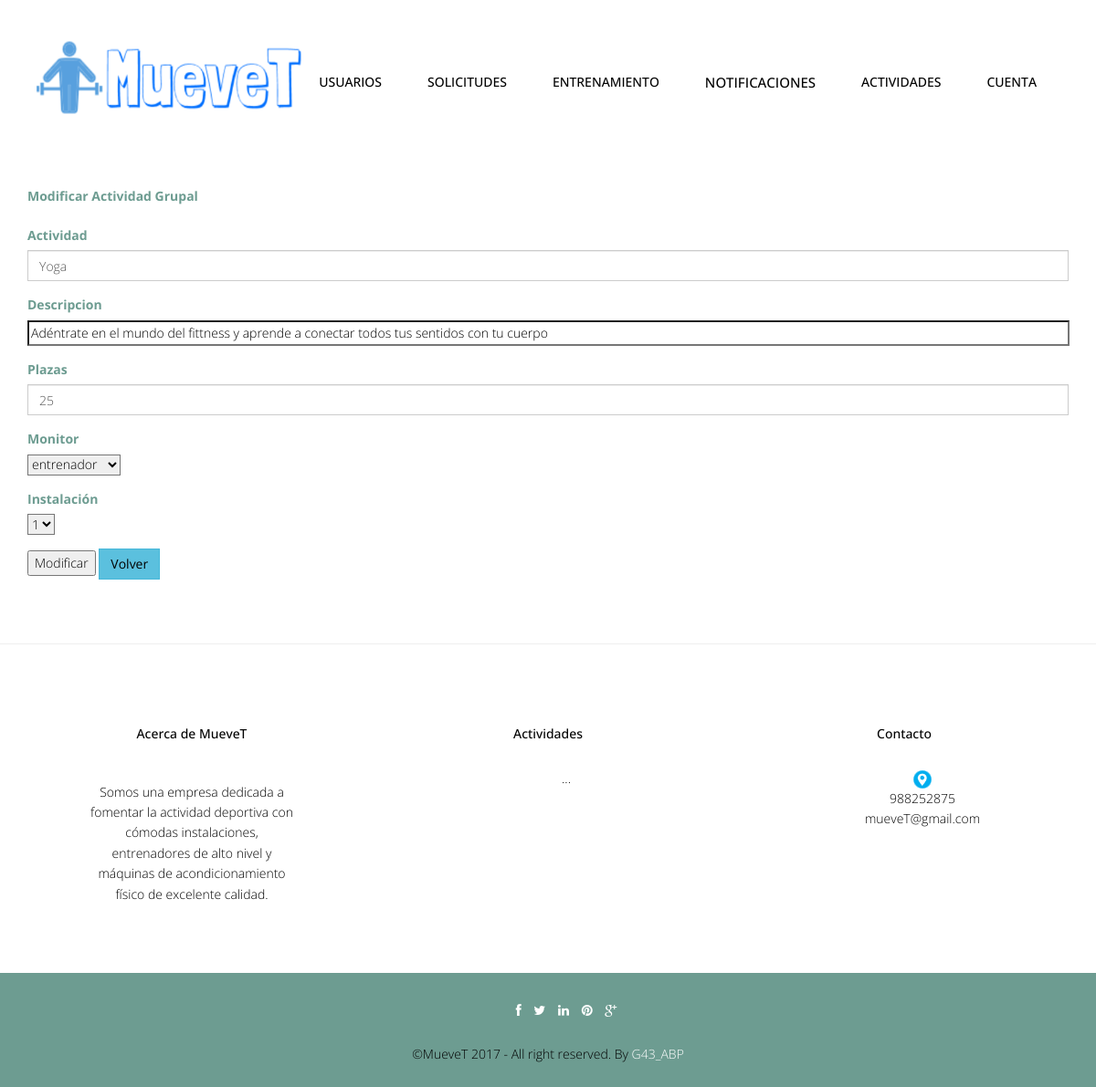
The page /abp/Controllers/ACTIVIDAD_GRUPAL_Controller.php?idActividadGrupal=1&accion=Modificar (signed in) on the database as committed earlier.
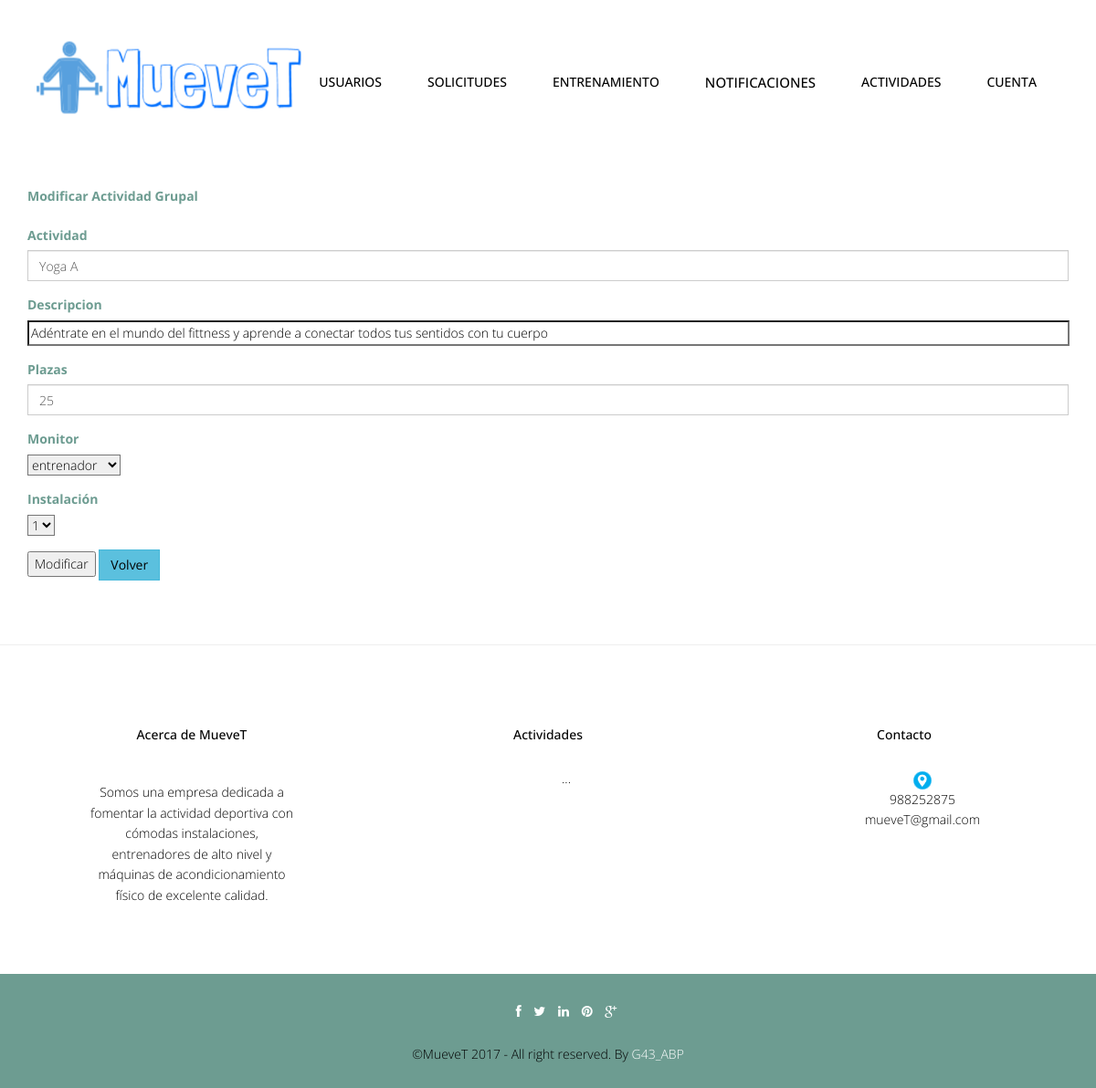
The same page on the database as committed later.
### tables this page shows
CREATE TABLE IF NOT EXISTS `actividadgrupal` (
  `idActividadGrupal` int(10) NOT NULL,
  `nombreActividadGrupal` varchar(80) NOT NULL,
  `descripcionActividadGrupal` text,
  `numPlazasActividadGrupal` int(10) NOT NULL,
  `diaActividadGrupal` varchar(20) NOT NULL,
  `horaInicioActividadGrupal` time NOT NULL,
  `horaFinActividadGrupal` time NOT NULL,
  `fechaInicioActividadGrupal` date NOT NULL,
  `fechaFinActividadGrupal` date NOT NULL,
  `username` varchar(20) NOT NULL,
  `idInstalacion` int(10) NOT NULL
);

### abp/Models/ACTIVIDAD_GRUPAL_Model.php (called while the page is built, shortened)
<?php
include '../Functions/LibraryFunctions.php';
class ACTIVIDAD_GRUPAL_Model {
    var $idActividadGrupal;
    var $mysqli;
    function __construct($idActividadGrupal, $nombreActividadGrupal, $descripcionActividadGrupal, $numPlazasActividadGrupal, $diaActividadGrupal, $horaInicioActividadGrupal, $horaFinActividadGrupal, $fechaInicioActividadGrupal, $fechaFinActividadGrupal, $username, $idInstalacion) {
        $this->idActividadGrupal = $idActividadGrupal;
    }
    function ConectarBD() {
        $this->mysqli = new mysqli("localhost", "root", "", "muevet");
    }
    function RellenaDatos() {
        $sql = "SELECT * FROM actividadgrupal WHERE actividadgrupal.idActividadGrupal = '" . $this->idActividadGrupal . "'";
        if (!($resultado = $this->mysqli->query($sql))) {
            return 'Error en la consulta sobre la base de datos';
        } else {
            $result = $resultado->fetch_array();
            return $result;
        }
    }
}
?>

### abp/Views/ACTIVIDAD_GRUPAL_EDIT_Vista.php (the view, shortened to what this page needs)
<?php
class ACTIVIDAD_GRUPAL_Modificar {
    private $valores;
    private $volver;
    function __construct($valores, $volver, $array1, $array2) {
        $this->valores = $valores;
        $this->volver = $volver;
        $this->render();
    }
    function render() {
        ?> <script type="text/javascript" src="../js/<?php echo $_SESSION['IDIOMA'] ?>_validate.js"></script>
        <div class="container" >
            <form  id="form" name="form" action='<?php $this->volver; ?>'  method='post'   enctype="multipart/form-data">
                <div class="form-group" >
                    <label class="control-label" ><?php echo $strings['Modificar Actividad Grupal']; ?></label><br>
                </div>
                <div class="form-group">
                    <label class="control-label" ><?php echo $strings['nombreActividadGrupal']; ?></label><br>
                    <input class="form-control" id="nombreActividadGrupal" name="nombreActividadGrupal" size="80" type="text" required="true" value="<?php echo $this->valores['nombreActividadGrupal']; ?>">
                </div>
                <div class="form-group">
                    <label class="control-label" ><?php echo $strings['descripcionActividadGrupal']; ?></label><br>
                    <input class="form" id="descripcionActividadGrupal" name="descripcionActividadGrupal" size="160"  type="text" required="false" value="<?php echo $this->valores['descripcionActividadGrupal']; ?>">
                </div>
                <div class="form-group">
                    <label class="control-label" ><?php echo $strings['numPlazasActividadGrupal']; ?></label><br>
                    <input class="form-control" id="numPlazasActividadGrupal" name="numPlazasActividadGrupal" size="10" type="int" required="true" value="<?php echo $this->valores['numPlazasActividadGrupal']; ?>">
                </div>
                <div class="form-group">
                    <label class="control-label" ><?php echo $strings['username']; ?></label><br>
                    <select class="custom-select mb-2 mr-sm-2 mb-sm-0" id="username" name="username" required="true">
                        <option selected><?php echo $this->valores['username']; ?></option>
                    </select>
                </div>
                <div class="form-group">
                    <label class="control-label" ><?php echo $strings['idInstalacion']; ?></label><br>
                    <select class="custom-select mb-2 mr-sm-2 mb-sm-0" id="idInstalacion" name="idInstalacion" required="true">
                        <option selected><?php echo $this->valores['idInstalacion']; ?></option>
                    </select>
                </div>
                <input type = 'submit' name = 'accion' value = '<?php echo $strings['Modificar'] ?>'  onclick="return valida_envia_ACTIVIDAD_GRUPAL()" >
                <button type="button" class="btn btn-info"><a href='ACTIVIDAD_GRUPAL_Controller.php'>Volver</a></button>
            </form>
        </div>
        <?php
        include '../Views/footer.php';
    }
}

Rows that differ between the two databases and show on the page:
changed actividadgrupal "entrenador": nombreActividadGrupal "Yoga" → "Yoga A"
